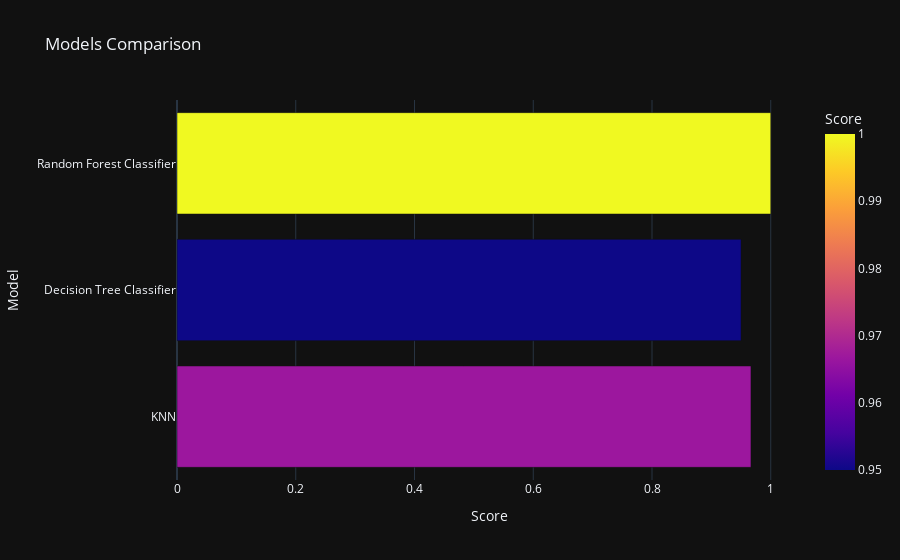

The code cell stored with this chart in its notebook:
### Code cell
px.bar(data_frame = models, x = 'Score', y = 'Model', color = 'Score', template = 'plotly_dark', 
       title = 'Models Comparison')

### Figure 1 — Plotly figure (JSON) as saved in the notebook; plotly's stock layout.template omitted (floating-point values rounded to 4 significant figures)
{"data": [{"alignmentgroup": "True", "hovertemplate": "Score=%{marker.color}<br>Model=%{y}<extra></extra>", "legendgroup": "", "marker": {"color": [0.9667, 0.95, 1], "coloraxis": "coloraxis", "pattern": {"shape": ""}}, "name": "", "offsetgroup": "", "orientation": "h", "showlegend": false, "textposition": "auto", "type": "bar", "x": [0.9667, 0.95, 1], "xaxis": "x", "y": ["KNN", "Decision Tree Classifier", "Random Forest Classifier"], "yaxis": "y"}], "layout": {"barmode": "relative", "coloraxis": {"colorbar": {"title": {"text": "Score"}}, "colorscale": [[0, "#0d0887"], [0.1111, "#46039f"], [0.2222, "#7201a8"], [0.3333, "#9c179e"], [0.4444, "#bd3786"], [0.5556, "#d8576b"], [0.6667, "#ed7953"], [0.7778, "#fb9f3a"], [0.8889, "#fdca26"], [1, "#f0f921"]]}, "legend": {"tracegroupgap": 0}, "title": {"text": "Models Comparison"}, "xaxis": {"anchor": "y", "domain": [0, 1], "title": {"text": "Score"}}, "yaxis": {"anchor": "x", "domain": [0, 1], "title": {"text": "Model"}}}}
